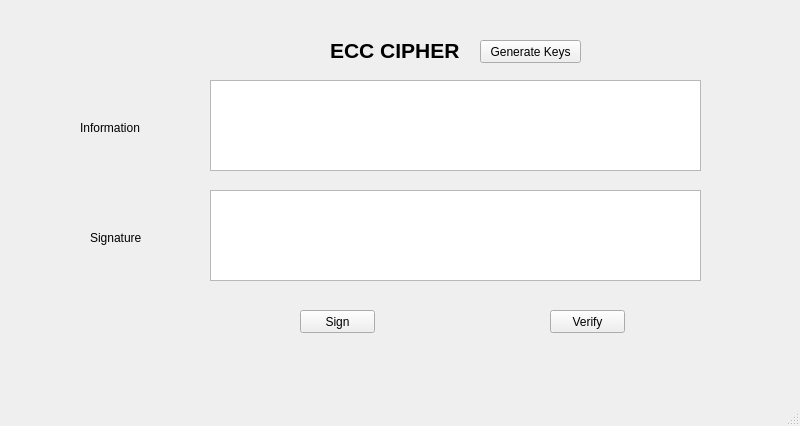
<?xml version="1.0" encoding="UTF-8"?>
<ui version="4.0">
 <class>MainWindow</class>
 <widget class="QMainWindow" name="MainWindow">
  <property name="geometry">
   <rect>
    <x>0</x>
    <y>0</y>
    <width>800</width>
    <height>426</height>
   </rect>
  </property>
  <property name="windowTitle">
   <string>MainWindow</string>
  </property>
  <widget class="QWidget" name="centralwidget">
   <widget class="QLabel" name="label">
    <property name="geometry">
     <rect>
      <x>330</x>
      <y>40</y>
      <width>151</width>
      <height>21</height>
     </rect>
    </property>
    <property name="font">
     <font>
      <pointsize>16</pointsize>
      <weight>75</weight>
      <bold>true</bold>
     </font>
    </property>
    <property name="text">
     <string>ECC CIPHER</string>
    </property>
   </widget>
   <widget class="QTextEdit" name="textBrowser">
    <property name="geometry">
     <rect>
      <x>210</x>
      <y>80</y>
      <width>491</width>
      <height>91</height>
     </rect>
    </property>
   </widget>
   <widget class="QTextEdit" name="textBrowser_2">
    <property name="geometry">
     <rect>
      <x>210</x>
      <y>190</y>
      <width>491</width>
      <height>91</height>
     </rect>
    </property>
   </widget>
   <widget class="QPushButton" name="pushButton">
    <property name="geometry">
     <rect>
      <x>300</x>
      <y>310</y>
      <width>75</width>
      <height>23</height>
     </rect>
    </property>
    <property name="text">
     <string>Sign</string>
    </property>
   </widget>
   <widget class="QPushButton" name="pushButton_2">
    <property name="geometry">
     <rect>
      <x>550</x>
      <y>310</y>
      <width>75</width>
      <height>23</height>
     </rect>
    </property>
    <property name="text">
     <string>Verify</string>
    </property>
   </widget>
   <widget class="QLabel" name="label_2">
    <property name="geometry">
     <rect>
      <x>80</x>
      <y>120</y>
      <width>81</width>
      <height>16</height>
     </rect>
    </property>
    <property name="text">
     <string>Information</string>
    </property>
   </widget>
   <widget class="QLabel" name="label_3">
    <property name="geometry">
     <rect>
      <x>90</x>
      <y>230</y>
      <width>71</width>
      <height>16</height>
     </rect>
    </property>
    <property name="text">
     <string>Signature</string>
    </property>
   </widget>
   <widget class="QPushButton" name="pushButton_3">
    <property name="geometry">
     <rect>
      <x>480</x>
      <y>40</y>
      <width>101</width>
      <height>23</height>
     </rect>
    </property>
    <property name="text">
     <string>Generate Keys</string>
    </property>
   </widget>
  </widget>
  <widget class="QMenuBar" name="menubar">
   <property name="geometry">
    <rect>
     <x>0</x>
     <y>0</y>
     <width>800</width>
     <height>21</height>
    </rect>
   </property>
  </widget>
  <widget class="QStatusBar" name="statusbar"/>
 </widget>
 <resources/>
 <connections/>
</ui>
